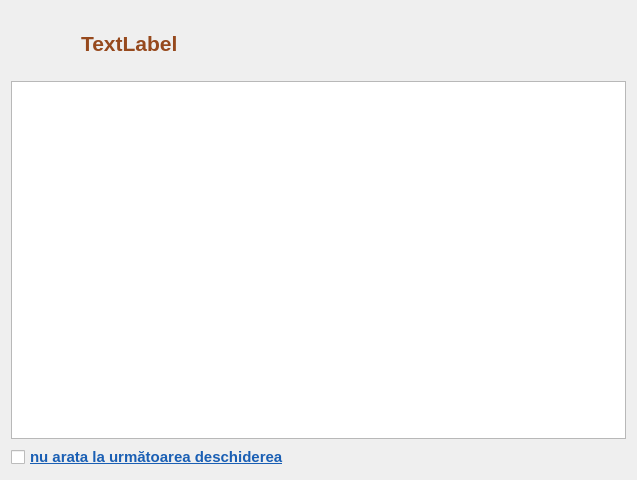
<?xml version="1.0" encoding="UTF-8"?>
<ui version="4.0">
 <class>InfoWindow</class>
 <widget class="QDialog" name="InfoWindow">
  <property name="geometry">
   <rect>
    <x>0</x>
    <y>0</y>
    <width>637</width>
    <height>480</height>
   </rect>
  </property>
  <property name="maximumSize">
   <size>
    <width>16777215</width>
    <height>16777215</height>
   </size>
  </property>
  <property name="font">
   <font>
    <family>Segoe UI</family>
    <pointsize>10</pointsize>
   </font>
  </property>
  <property name="windowTitle">
   <string>Informația suplimentară</string>
  </property>
  <layout class="QGridLayout" name="gridLayout">
   <item row="2" column="0" colspan="3">
    <widget class="QCheckBox" name="notShow">
     <property name="font">
      <font>
       <family>Segoe UI</family>
       <pointsize>11</pointsize>
       <bold>true</bold>
       <underline>true</underline>
      </font>
     </property>
     <property name="styleSheet">
      <string notr="true">color: rgb(26, 95, 180);</string>
     </property>
     <property name="text">
      <string>nu arata la următoarea deschiderea</string>
     </property>
    </widget>
   </item>
   <item row="1" column="0" colspan="3">
    <widget class="QTextBrowser" name="textBrowser">
     <property name="font">
      <font>
       <family>Segoe UI</family>
       <pointsize>12</pointsize>
      </font>
     </property>
     <property name="styleSheet">
      <string notr="true">color:#a6a6a6;</string>
     </property>
    </widget>
   </item>
   <item row="0" column="0">
    <widget class="QLabel" name="label_image">
     <property name="minimumSize">
      <size>
       <width>64</width>
       <height>64</height>
      </size>
     </property>
     <property name="maximumSize">
      <size>
       <width>64</width>
       <height>64</height>
      </size>
     </property>
     <property name="text">
      <string/>
     </property>
     <property name="pixmap">
      <pixmap resource="../../resources/resource.qrc">:/img/catalogs/user_manual.png</pixmap>
     </property>
     <property name="scaledContents">
      <bool>true</bool>
     </property>
    </widget>
   </item>
   <item row="0" column="1" colspan="2">
    <widget class="QLabel" name="txt_title">
     <property name="font">
      <font>
       <family>Segoe UI</family>
       <pointsize>16</pointsize>
       <bold>true</bold>
      </font>
     </property>
     <property name="styleSheet">
      <string notr="true">color: rgb(150, 73, 29);</string>
     </property>
     <property name="text">
      <string>TextLabel</string>
     </property>
    </widget>
   </item>
  </layout>
 </widget>
 <resources>
  <include location="../../resources/resource.qrc"/>
  <include location="../../resources/resource.qrc"/>
  <include location="../resources/resource.qrc"/>
 </resources>
 <connections/>
</ui>
